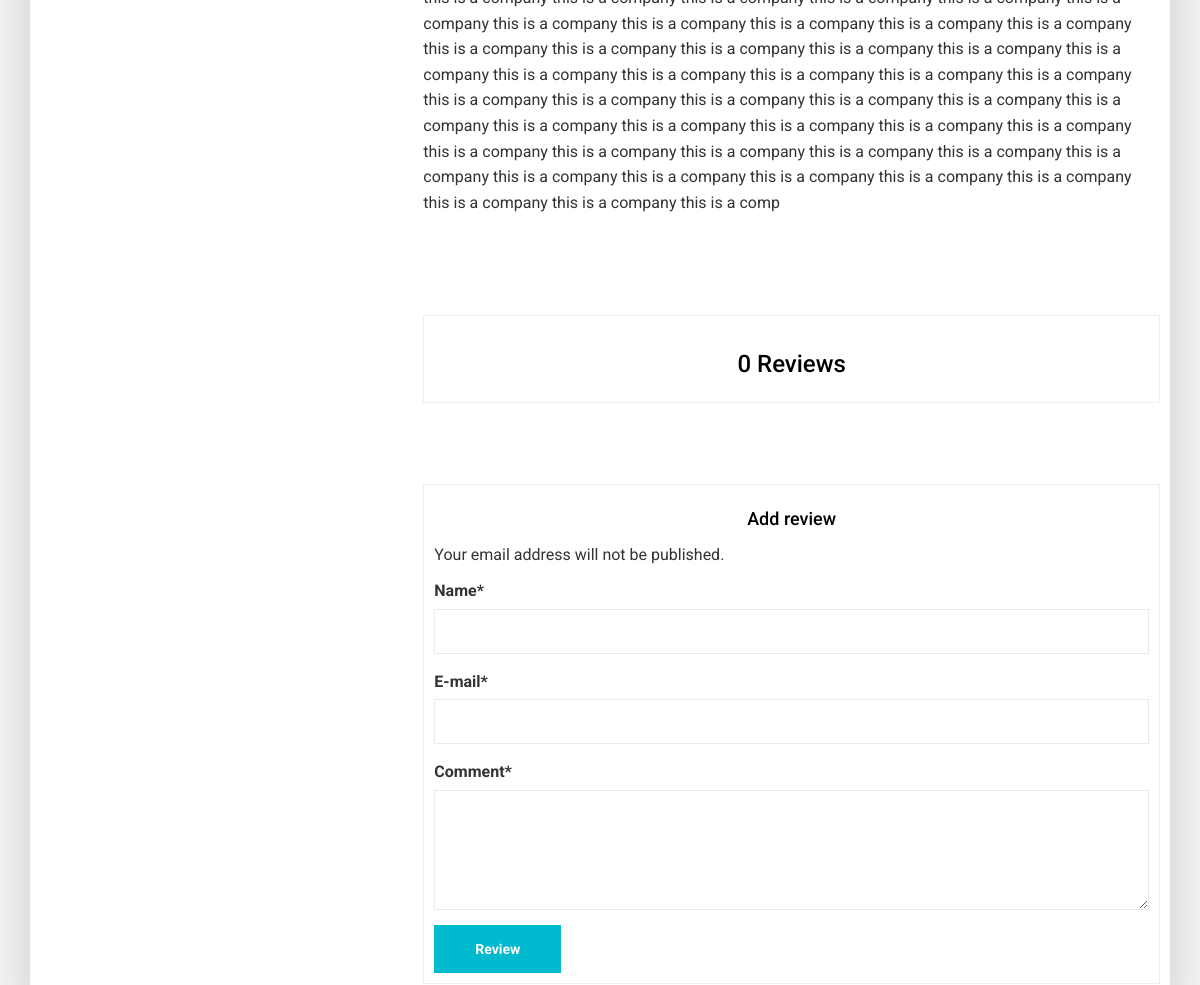
/abbti-company/ (middle part), run on an earlier commit of the app's database.
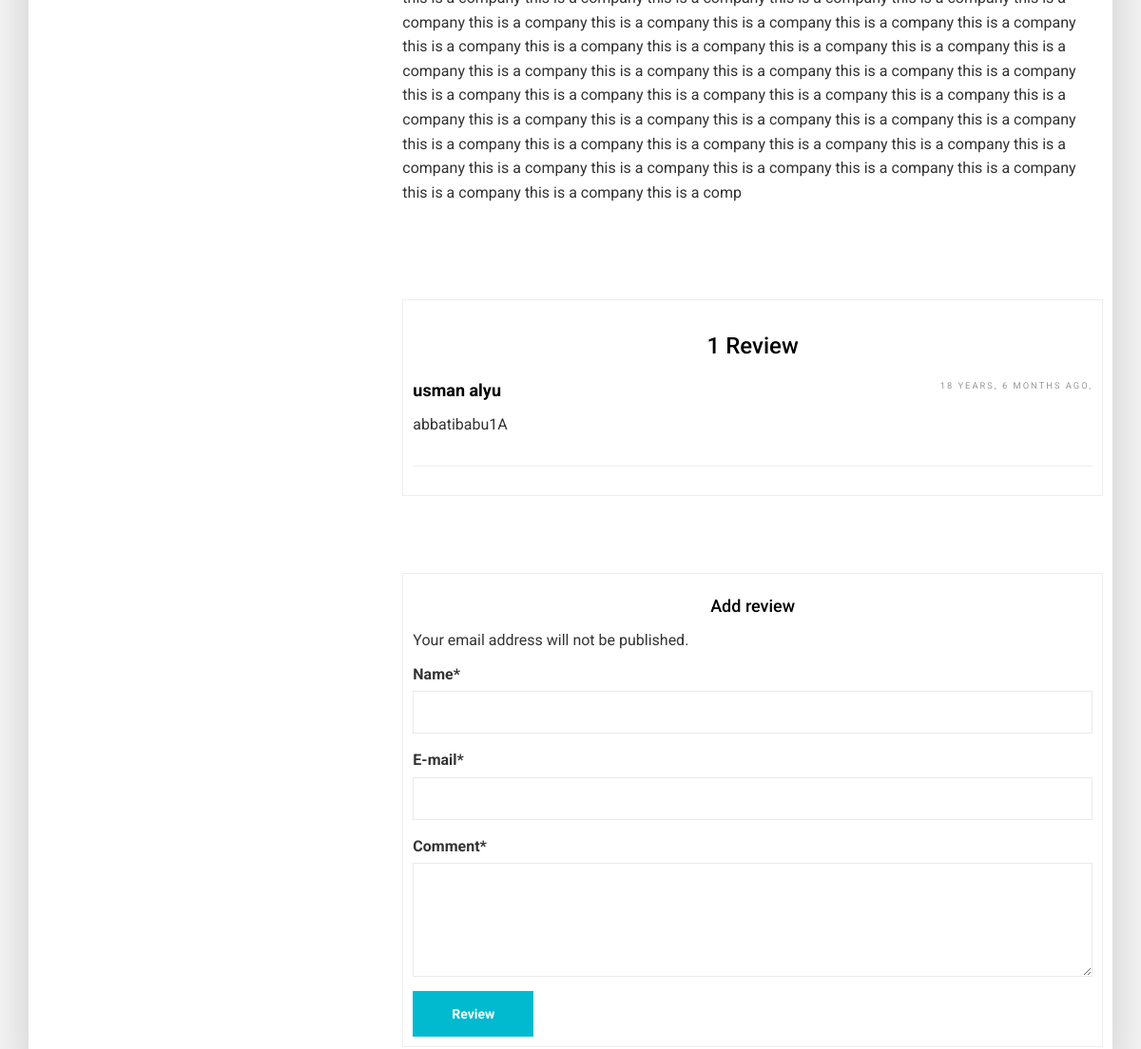
And on a later commit of the database.
### comments/models.py (models this page shows, shortened)
class Comment(models.Model):
    user = models.CharField(max_length=100, default=1)
    email = models.CharField(max_length=100,blank=False)
    content_type = models.ForeignKey(ContentType,on_delete=models.CASCADE)
    object_id = models.PositiveIntegerField()
    content_object = GenericForeignKey('content_type','object_id')
    parent = models.ForeignKey("self", null=True,blank=True,on_delete=models.CASCADE)
    content = models.TextField()
    timestamp = models.DateTimeField(auto_now_add=True)
    objects =CommentManager()
    class Meta:
        ordering = ['-timestamp']

### listing/views.py (the view, shortened to what this page needs)
# urls.py: path('<str:listing_slug>/',views.listing_detail, name='listing_detail'),
def listing_detail(request,listing_slug):
    instance = get_object_or_404(Listing, slug=listing_slug)
    categories = Category.objects.all()
    total_views = r.incr('instance:{}:views'.format(instance.id))
    r.zincrby('instance_ranking', instance.id, 1)
    initial_data = {
        'content_type': instance.get_content_type,
        'object_id': instance.id
    }
    form = CommentForm(request.POST or None, initial=initial_data)
    comments = instance.comments
    context = {
        'instance': instance,
        'comments': comments,
        'comment_form': form,
        'total_views': total_views,
        'categories':categories,
    }
    return render(request, 'listing/business_detail.html', context)

### comments/forms.py
class CommentForm(forms.Form):
    content_type = forms.CharField(widget=forms.HiddenInput)
    object_id = forms.IntegerField(widget=forms.HiddenInput)
    user = forms.CharField(label='Name')
    email = forms.CharField(label='E-mail',widget=forms.EmailInput)
    content = forms.CharField(label='Comment',widget=forms.Textarea)

### comments/models.py (called while the page is built)
    def filter_by_instance(self, instance):
        content_type = ContentType.objects.get_for_model(instance.__class__)
        obj_id = instance.id
        qs = super(CommentManager, self).filter(content_type=content_type, object_id=obj_id).filter(parent=None)
        return qs

### listing/models.py (called while the page is built)
    def __str__(self):
        return self.name

    @property
    def comments(self):
        instance = self
        qs = Comment.objects.filter_by_instance(instance)
        return qs

    @property
    def get_content_type(self):
        instance = self
        content_type = ContentType.objects.get_for_model(instance.__class__)
        return content_type

### templates/listing/business_detail.html (shortened to what this page needs)
{% extends 'base.html' %}
{% load thumbnail %}
{% load crispy_forms_tags %}
{% block content %}
<br><br><br>
        <section class="section gb nopadtop">
            <div class="container">
                <div class="boxed">
                    <div class="row">
                        <div class="col-md-8">
                            <div class="content blog-list">
                                <div class="blog-wrapper clearfix">
                                    <div class="blog-desc-big">
                                        <p>{{ instance.description }}</p>
                                    </div>
                                </div>
                            </div>
                            <div class="content boxed-comment clearfix">
                                        <h3 align="center">{{ comments.count }} Review{{ comments.count|pluralize }}</h3>
                                          {% for comment in comments %}
                                    <div class="media">
                                        <p class="pull-right"><small>{{ comment.timestamp|timesince}} ago,</small></p>
                                        <div class="media-body">
                                            <h4 class="media-heading user_name">{{ comment.user}}</h4>
                                            <p>{{ comment.content }}</p>
                                        </div><hr>
                                    </div>
                                    {% endfor %}
                            </div>
                            <div class="content boxed-comment clearfix">
                                        <form class="big-contact-form row" role="search" name="contactForm" id="contactForm" method="post">
                                            <div class="col-md-12">
                                                <h4 align="center">Add review</h4>
                                                <p>Your email address will not be published. </p>
                                                {{ comment_form|crispy }}
                                                 <input  class="btn btn-primary" type="submit" value="Review">
                                            </div>
                                        </form>
                                    </div>
                        </div>
                    </div>
                </div>
            </div>
        </section>
{% endblock %}

What changed in the data, as far as the page shows it:
added Comment: timestamp "18 YEARS, 6 MONTHS", user "usman alyu", content "abbatibabu1A"
Also different on the page:
{{ comments.count }}: "0" → "1"
